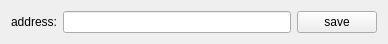
<?xml version="1.0" encoding="UTF-8"?>
<ui version="4.0">
 <class>CWidgetAddress</class>
 <widget class="QWidget" name="CWidgetAddress">
  <property name="geometry">
   <rect>
    <x>0</x>
    <y>0</y>
    <width>388</width>
    <height>41</height>
   </rect>
  </property>
  <property name="windowTitle">
   <string>Form</string>
  </property>
  <layout class="QGridLayout" name="gridLayout">
   <item row="0" column="0">
    <widget class="QLabel" name="label">
     <property name="text">
      <string>address:</string>
     </property>
    </widget>
   </item>
   <item row="0" column="1">
    <widget class="QLineEdit" name="m_lineEdit"/>
   </item>
   <item row="0" column="2">
    <widget class="QPushButton" name="m_btnSave">
     <property name="text">
      <string>save</string>
     </property>
    </widget>
   </item>
  </layout>
 </widget>
 <resources/>
 <connections/>
</ui>
